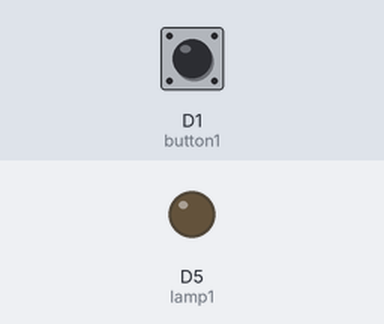
The sketch below on a simulated ESP8266 (NodeMCU). Shown: output pins drawn as LEDs (lit = HIGH). The inputs (shaded band) are chosen by the test bench; at power-on: D1 (button1) HIGH. WiFi joins after 1.5 s; servers stay silent unless stated; what the sketch prints to the serial monitor is not drawn.

Above: at 0.1 s.
At 1.6 s:
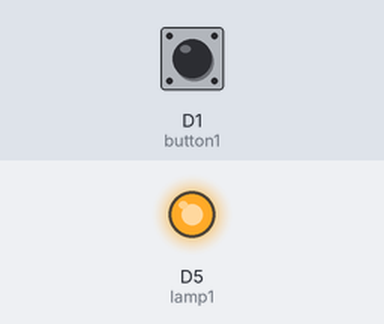
Timing chart, 0 to 3.1 s (numbered marks = the images above):
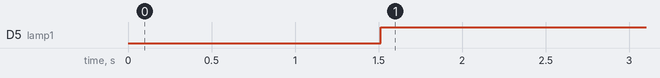

Measured:
- by itself, D5 (lamp1): LOW → HIGH at 1.5 s

The sketch:

smartHome.ino
```cpp
#include <ESP8266WiFi.h>
#include <ESP8266HTTPClient.h>
#include <WiFiClient.h>
#include <Arduino_JSON.h>

#define lamp1  D5
#define button1  D1


const char* ssid = "WE_87B9D0";
const char* password = "jae05161";

//Your Domain name with URL path or IP address with path
const char*  serverName = "http://192.168.1.4:8000";
String url;

// the following variables are unsigned longs because the time, measured in
// milliseconds, will quickly become a bigger number than can be stored in an int.
unsigned long lastTime = 0;
// Timer set to 10 minutes (600000)
//unsigned long timerDelay = 600000;
// Set timer to 5 seconds (5000)
unsigned long timerDelay = 10000;

String lampStatus;
int lampStatusArr[1];


int button_curState = 0;
int button_lastState = 0;

bool lamp1cur_state = false;
bool changeStateFlag = false;

void setup() {
  pinMode(lamp1,OUTPUT);
  pinMode(button1,INPUT_PULLUP);

  Serial.begin(115200);

  WiFi.begin(ssid, password);
  Serial.println("Connecting");
  while(WiFi.status() != WL_CONNECTED) {
    delay(500);
    Serial.print(".");
  }
  Serial.println("");
  Serial.print("Connected to WiFi network with IP Address: ");
  Serial.println(WiFi.localIP());

  Serial.println("Timer set to 5 seconds (timerDelay variable), it will take 5 seconds before publishing the first reading.");

}

void loop() {

  button_curState = digitalRead(button1);
  if(button_curState != button_lastState){
    if(lamp1cur_state){
      digitalWrite(lamp1,LOW);
      lamp1cur_state = false;
    }else{
      digitalWrite(lamp1,HIGH);
      lamp1cur_state = true;
    }
    button_lastState = button_curState;
    changeStateFlag = true;
  }

  // Send an HTTP POST request depending on timerDelay
  if ((millis() - lastTime) > timerDelay) {
    //Check WiFi connection status
    if(WiFi.status()== WL_CONNECTED){

     lampStatus =  httpGETRequest(serverName, lamp1cur_state, changeStateFlag);
     Serial.println(lampStatus);
     JSONVar myObject = JSON.parse(lampStatus);
     // JSON.typeof(jsonVar) can be used to get the type of the var
      if (JSON.typeof(myObject) == "undefined") {
        Serial.println("Parsing input failed!");
        return;
      }
      Serial.print("JSON object = ");
      Serial.println(myObject);

      // myObject.keys() can be used to get an array of all the keys in the object
      JSONVar keys = myObject.keys();

      for (int i = 0; i < keys.length(); i++) {
        JSONVar value = myObject[keys[i]];
        Serial.print(keys[i]);
        Serial.print(" = ");
        Serial.println(value);
        lampStatusArr[i] = int(value);
      }
      Serial.print("1 = ");
      Serial.println(lampStatusArr[0]);
      if(lampStatusArr[0] == 88){
        Serial.print("the lamp is on");
        digitalWrite(lamp1,HIGH);
        lamp1cur_state = true;
      }else if(lampStatusArr[0]==33){
        Serial.print("the lamp is off");
        digitalWrite(lamp1,LOW);
        lamp1cur_state = false;
      }

    }
    else {
      Serial.println("WiFi Disconnected");
    }
    lastTime = millis();
  }

}


//////////////////////////////////


String httpGETRequest(const char* serverName, bool ls, bool f) {
  WiFiClient client;
  HTTPClient http;

  if(f){
    changeStateFlag = false;

    if(ls){
      url = String(serverName) + "/Lamp1/88";
    }else{
      url = String(serverName) + "/Lamp1/33";
    }
  }else{
    url = String(serverName) + "/updateNode";
  }

  // Your IP address with path or Domain name with URL path
  http.begin(client, url);

  // Send HTTP POST request
  int httpResponseCode = http.GET();

  String payload = "{}";

  if (httpResponseCode>0) {
    Serial.print("HTTP Response code: ");
    Serial.println(httpResponseCode);
    payload = http.getString();
  }
  else {
    Serial.print("Error code: ");
    Serial.println(httpResponseCode);
  }
  // Free resources
  http.end();

  return payload;
}
```
